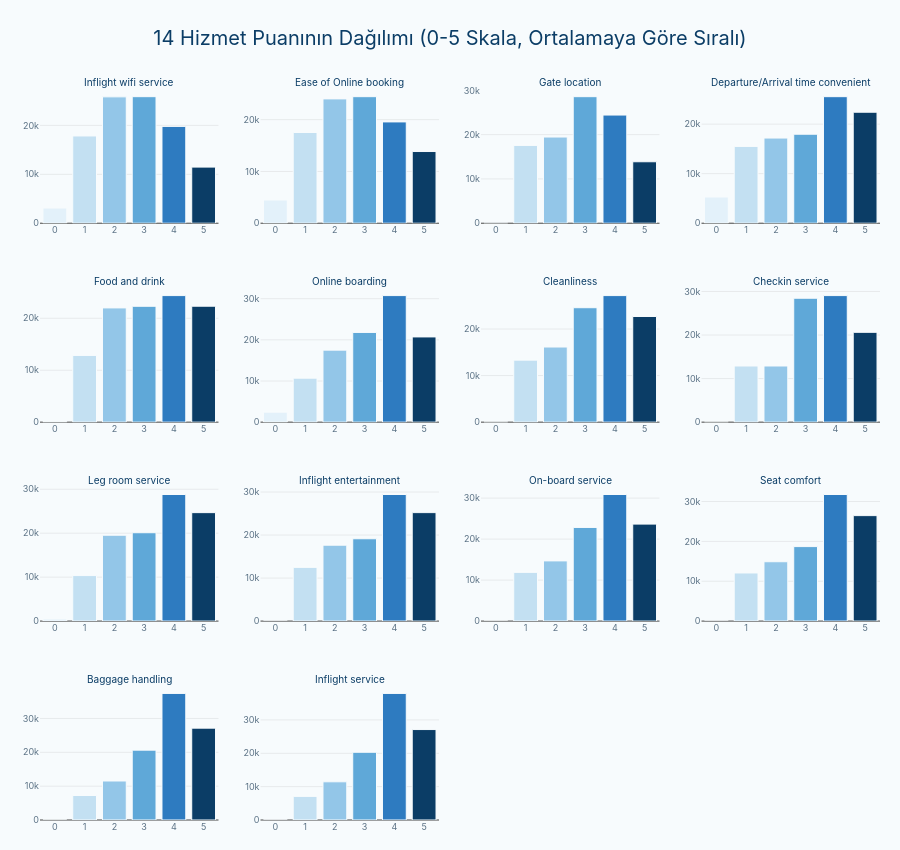

Here is the notebook cell this chart was saved with:
### Markdown cell above
<div class="aft-wrap">
  <style>
    .aft-wrap {
      font-family: -apple-system, "Segoe UI", Roboto, Helvetica, Arial, sans-serif;
      margin: 6px 0 18px;
    }
    .aft-concept {
      text-align: center;
      padding: 26px 24px;
      border-radius: 16px;
      background: linear-gradient(135deg, #0B3D66 0%, #1E6FB0 60%, #3E8FC4 100%);
      box-shadow: 0 10px 22px rgba(11,61,102,0.25);
      margin-bottom: 14px;
    }
    .aft-concept .aft-icon { font-size: 22px; vertical-align: middle; margin-right: 8px; }
    .aft-concept .aft-title {
      font-size: 21px;
      font-weight: 700;
      color: #ffffff;
      letter-spacing: 0.2px;
    }
    .aft-concept .aft-subtitle {
      margin-top: 8px;
      font-size: 13.5px;
      color: rgba(255,255,255,0.82);
    }
    .aft-card {
      padding: 20px 24px;
      border-radius: 14px;
      background: #F7FBFD;
      border-left: 4px solid #E8834F;
      box-shadow: 0 3px 10px rgba(11,61,102,0.08);
    }
    .aft-card p {
      margin: 0 0 12px;
      font-size: 14.5px;
      line-height: 1.7;
      color: #24425A;
    }
    .aft-card p:last-child { margin-bottom: 0; }
    .aft-card b { color: #0B3D66; }
    .aft-badge {
      display: inline-block;
      padding: 2px 10px;
      border-radius: 6px;
      font-size: 12.5px;
      font-weight: 600;
      font-family: "SFMono-Regular", Consolas, Menlo, monospace;
      color: #ffffff;
      background: #1E6FB0;
    }
  </style>

  <div class="aft-concept">
    <span class="aft-icon">🔧</span><span class="aft-title">Hizmet Puanları: 14 Boyutlu Bir Memnuniyet Haritası</span>
    <div class="aft-subtitle">Kategorik değişken analizini kapatmadan önce, henüz tek tek incelemediğimiz 14 hizmet puanı sütununa bakıyoruz</div>
  </div>

  <div class="aft-card">
    <p>
      Veri setinde <b>14 ayrı hizmet memnuniyet puanı</b> sütunu var —
      <span class="aft-badge">Inflight wifi service</span>,
      <span class="aft-badge">Online boarding</span>,
      <span class="aft-badge">Seat comfort</span>,
      <span class="aft-badge">Inflight entertainment</span> ve benzerleri. Her biri, yolcunun o
      hizmetten ne kadar memnun kaldığını <b>0-5 arası bir puanla</b> ifade ediyor
      (0 = değerlendirilmedi, 5 = mükemmel).
    </p>
    <p>
      Şu ana kadar bu sütunları tek tek incelemedik. Şimdi hepsini tek bir grid'de,
      <b>0-5 arasındaki puan dağılımlarını gösteren gruplandırılmış bir bar grafiğiyle</b>
      karşılaştıracağız — böylece hangi hizmetin genel olarak yüksek, hangisinin düşük puan
      aldığını tek bakışta görebileceğiz.
    </p>
    <p>
      Bu, kategorik/sıralı değişken analizini kapatan son adım; buradan çıkan ilk bulgular,
      birazdan yapacağımız bivariate analizde "hangi hizmet alanı memnuniyeti en çok
      etkiliyor?" sorusunu derinleştirmemiz için bir başlangıç noktası olacak.
    </p>
  </div>
</div>

### Code cell
# ============================================================
# 14 Hizmet Puanı Sütunu — Gruplandırılmış Bar Grafik (0-5 Dağılımı)
# En düşük ortalama puandan en yükseğe doğru sıralandı
# ============================================================
service_cols = [
    "Inflight wifi service", "Departure/Arrival time convenient", "Ease of Online booking",
    "Gate location", "Food and drink", "Online boarding", "Seat comfort",
    "Inflight entertainment", "On-board service", "Leg room service",
    "Baggage handling", "Checkin service", "Inflight service", "Cleanliness",
]
service_cols_sirali = df_train[service_cols].mean().sort_values().index.tolist()

# 0-5 puan skalası icin tek renkten (mavi) acikdan koyuya sıralı ordinal renk paleti
rating_colors = ["#E3F1FA", "#C3E0F2", "#93C6E8", "#5FA8D8", "#2E7BC0", "#0B3D66"]

fig_services = make_subplots(rows=4, cols=4, subplot_titles=service_cols_sirali, vertical_spacing=0.09, horizontal_spacing=0.05)

for i, col in enumerate(service_cols_sirali):
    row, col_pos = divmod(i, 4)
    counts = df_train[col].value_counts().reindex(range(6), fill_value=0)

    fig_services.add_trace(
        go.Bar(
            x=counts.index,
            y=counts.values,
            marker=dict(color=rating_colors, line=dict(color=AIRLINE_BG, width=1)),
            showlegend=False,
            hovertemplate=f"<b>{col}</b><br>Puan: %{{x}}<br>%{{y:,}} yolcu<extra></extra>",
        ),
        row=row + 1, col=col_pos + 1,
    )

fig_services.update_annotations(font=dict(family=AIRLINE_FONT, color=AIRLINE_INK, size=10))
fig_services.update_xaxes(dtick=1, tickfont=dict(size=9))
fig_services.update_yaxes(tickfont=dict(size=9))

fig_services.update_layout(
    template="airline",
    title=dict(text="14 Hizmet Puanının Dağılımı (0-5 Skala, Ortalamaya Göre Sıralı)"),
    height=850,
    margin=dict(t=90, b=30, l=40, r=20),
)

fig_services.show()

### Figure 1 — Plotly figure (JSON) as saved in the notebook; plotly's stock layout.template omitted (floating-point values rounded to 4 significant figures)
{"data": [{"hovertemplate": "<b>Inflight wifi service</b><br>Puan: %{x}<br>%{y:,} yolcu<extra></extra>", "marker": {"color": ["#E3F1FA", "#C3E0F2", "#93C6E8", "#5FA8D8", "#2E7BC0", "#0B3D66"], "line": {"color": "#F7FBFD", "width": 1}}, "showlegend": false, "type": "bar", "x": [0, 1, 2, 3, 4, 5], "xaxis": "x", "y": [3103, 17840, 25830, 25868, 19794, 11469], "yaxis": "y"}, {"hovertemplate": "<b>Ease of Online booking</b><br>Puan: %{x}<br>%{y:,} yolcu<extra></extra>", "marker": {"color": ["#E3F1FA", "#C3E0F2", "#93C6E8", "#5FA8D8", "#2E7BC0", "#0B3D66"], "line": {"color": "#F7FBFD", "width": 1}}, "showlegend": false, "type": "bar", "x": [0, 1, 2, 3, 4, 5], "xaxis": "x2", "y": [4487, 17525, 24021, 24449, 19571, 13851], "yaxis": "y2"}, {"hovertemplate": "<b>Gate location</b><br>Puan: %{x}<br>%{y:,} yolcu<extra></extra>", "marker": {"color": ["#E3F1FA", "#C3E0F2", "#93C6E8", "#5FA8D8", "#2E7BC0", "#0B3D66"], "line": {"color": "#F7FBFD", "width": 1}}, "showlegend": false, "type": "bar", "x": [0, 1, 2, 3, 4, 5], "xaxis": "x3", "y": [1, 17562, 19459, 28577, 24426, 13879], "yaxis": "y3"}, {"hovertemplate": "<b>Departure/Arrival time convenient</b><br>Puan: %{x}<br>%{y:,} yolcu<extra></extra>", "marker": {"color": ["#E3F1FA", "#C3E0F2", "#93C6E8", "#5FA8D8", "#2E7BC0", "#0B3D66"], "line": {"color": "#F7FBFD", "width": 1}}, "showlegend": false, "type": "bar", "x": [0, 1, 2, 3, 4, 5], "xaxis": "x4", "y": [5300, 15498, 17191, 17966, 25546, 22403], "yaxis": "y4"}, {"hovertemplate": "<b>Food and drink</b><br>Puan: %{x}<br>%{y:,} yolcu<extra></extra>", "marker": {"color": ["#E3F1FA", "#C3E0F2", "#93C6E8", "#5FA8D8", "#2E7BC0", "#0B3D66"], "line": {"color": "#F7FBFD", "width": 1}}, "showlegend": false, "type": "bar", "x": [0, 1, 2, 3, 4, 5], "xaxis": "x5", "y": [107, 12837, 21988, 22300, 24359, 22313], "yaxis": "y5"}, {"hovertemplate": "<b>Online boarding</b><br>Puan: %{x}<br>%{y:,} yolcu<extra></extra>", "marker": {"color": ["#E3F1FA", "#C3E0F2", "#93C6E8", "#5FA8D8", "#2E7BC0", "#0B3D66"], "line": {"color": "#F7FBFD", "width": 1}}, "showlegend": false, "type": "bar", "x": [0, 1, 2, 3, 4, 5], "xaxis": "x6", "y": [2428, 10692, 17505, 21804, 30762, 20713], "yaxis": "y6"}, {"hovertemplate": "<b>Cleanliness</b><br>Puan: %{x}<br>%{y:,} yolcu<extra></extra>", "marker": {"color": ["#E3F1FA", "#C3E0F2", "#93C6E8", "#5FA8D8", "#2E7BC0", "#0B3D66"], "line": {"color": "#F7FBFD", "width": 1}}, "showlegend": false, "type": "bar", "x": [0, 1, 2, 3, 4, 5], "xaxis": "x7", "y": [12, 13318, 16132, 24574, 27179, 22689], "yaxis": "y7"}, {"hovertemplate": "<b>Checkin service</b><br>Puan: %{x}<br>%{y:,} yolcu<extra></extra>", "marker": {"color": ["#E3F1FA", "#C3E0F2", "#93C6E8", "#5FA8D8", "#2E7BC0", "#0B3D66"], "line": {"color": "#F7FBFD", "width": 1}}, "showlegend": false, "type": "bar", "x": [0, 1, 2, 3, 4, 5], "xaxis": "x8", "y": [1, 12890, 12893, 28446, 29055, 20619], "yaxis": "y8"}, {"hovertemplate": "<b>Leg room service</b><br>Puan: %{x}<br>%{y:,} yolcu<extra></extra>", "marker": {"color": ["#E3F1FA", "#C3E0F2", "#93C6E8", "#5FA8D8", "#2E7BC0", "#0B3D66"], "line": {"color": "#F7FBFD", "width": 1}}, "showlegend": false, "type": "bar", "x": [0, 1, 2, 3, 4, 5], "xaxis": "x9", "y": [472, 10353, 19525, 20098, 28789, 24667], "yaxis": "y9"}, {"hovertemplate": "<b>Inflight entertainment</b><br>Puan: %{x}<br>%{y:,} yolcu<extra></extra>", "marker": {"color": ["#E3F1FA", "#C3E0F2", "#93C6E8", "#5FA8D8", "#2E7BC0", "#0B3D66"], "line": {"color": "#F7FBFD", "width": 1}}, "showlegend": false, "type": "bar", "x": [0, 1, 2, 3, 4, 5], "xaxis": "x10", "y": [14, 12478, 17637, 19139, 29423, 25213], "yaxis": "y10"}, {"hovertemplate": "<b>On-board service</b><br>Puan: %{x}<br>%{y:,} yolcu<extra></extra>", "marker": {"color": ["#E3F1FA", "#C3E0F2", "#93C6E8", "#5FA8D8", "#2E7BC0", "#0B3D66"], "line": {"color": "#F7FBFD", "width": 1}}, "showlegend": false, "type": "bar", "x": [0, 1, 2, 3, 4, 5], "xaxis": "x11", "y": [3, 11872, 14681, 22833, 30867, 23648], "yaxis": "y11"}, {"hovertemplate": "<b>Seat comfort</b><br>Puan: %{x}<br>%{y:,} yolcu<extra></extra>", "marker": {"color": ["#E3F1FA", "#C3E0F2", "#93C6E8", "#5FA8D8", "#2E7BC0", "#0B3D66"], "line": {"color": "#F7FBFD", "width": 1}}, "showlegend": false, "type": "bar", "x": [0, 1, 2, 3, 4, 5], "xaxis": "x12", "y": [1, 12075, 14897, 18696, 31765, 26470], "yaxis": "y12"}, {"hovertemplate": "<b>Baggage handling</b><br>Puan: %{x}<br>%{y:,} yolcu<extra></extra>", "marker": {"color": ["#E3F1FA", "#C3E0F2", "#93C6E8", "#5FA8D8", "#2E7BC0", "#0B3D66"], "line": {"color": "#F7FBFD", "width": 1}}, "showlegend": false, "type": "bar", "x": [0, 1, 2, 3, 4, 5], "xaxis": "x13", "y": [0, 7237, 11521, 20632, 37383, 27131], "yaxis": "y13"}, {"hovertemplate": "<b>Inflight service</b><br>Puan: %{x}<br>%{y:,} yolcu<extra></extra>", "marker": {"color": ["#E3F1FA", "#C3E0F2", "#93C6E8", "#5FA8D8", "#2E7BC0", "#0B3D66"], "line": {"color": "#F7FBFD", "width": 1}}, "showlegend": false, "type": "bar", "x": [0, 1, 2, 3, 4, 5], "xaxis": "x14", "y": [3, 7084, 11457, 20299, 37945, 27116], "yaxis": "y14"}], "layout": {"annotations": [{"font": {"color": "#0B3D66", "family": "-apple-system, Segoe UI, Roboto, Helvetica, Arial, sans-serif", "size": 10}, "showarrow": false, "text": "Inflight wifi service", "x": 0.1062, "xanchor": "center", "xref": "paper", "y": 1, "yanchor": "bottom", "yref": "paper"}, {"font": {"color": "#0B3D66", "family": "-apple-system, Segoe UI, Roboto, Helvetica, Arial, sans-serif", "size": 10}, "showarrow": false, "text": "Ease of Online booking", "x": 0.3688, "xanchor": "center", "xref": "paper", "y": 1, "yanchor": "bottom", "yref": "paper"}, {"font": {"color": "#0B3D66", "family": "-apple-system, Segoe UI, Roboto, Helvetica, Arial, sans-serif", "size": 10}, "showarrow": false, "text": "Gate location", "x": 0.6313, "xanchor": "center", "xref": "paper", "y": 1, "yanchor": "bottom", "yref": "paper"}, {"font": {"color": "#0B3D66", "family": "-apple-system, Segoe UI, Roboto, Helvetica, Arial, sans-serif", "size": 10}, "showarrow": false, "text": "Departure/Arrival time convenient", "x": 0.8938, "xanchor": "center", "xref": "paper", "y": 1, "yanchor": "bottom", "yref": "paper"}, {"font": {"color": "#0B3D66", "family": "-apple-system, Segoe UI, Roboto, Helvetica, Arial, sans-serif", "size": 10}, "showarrow": false, "text": "Food and drink", "x": 0.1062, "xanchor": "center", "xref": "paper", "y": 0.7275, "yanchor": "bottom", "yref": "paper"}, {"font": {"color": "#0B3D66", "family": "-apple-system, Segoe UI, Roboto, Helvetica, Arial, sans-serif", "size": 10}, "showarrow": false, "text": "Online boarding", "x": 0.3688, "xanchor": "center", "xref": "paper", "y": 0.7275, "yanchor": "bottom", "yref": "paper"}, {"font": {"color": "#0B3D66", "family": "-apple-system, Segoe UI, Roboto, Helvetica, Arial, sans-serif", "size": 10}, "showarrow": false, "text": "Cleanliness", "x": 0.6313, "xanchor": "center", "xref": "paper", "y": 0.7275, "yanchor": "bottom", "yref": "paper"}, {"font": {"color": "#0B3D66", "family": "-apple-system, Segoe UI, Roboto, Helvetica, Arial, sans-serif", "size": 10}, "showarrow": false, "text": "Checkin service", "x": 0.8938, "xanchor": "center", "xref": "paper", "y": 0.7275, "yanchor": "bottom", "yref": "paper"}, {"font": {"color": "#0B3D66", "family": "-apple-system, Segoe UI, Roboto, Helvetica, Arial, sans-serif", "size": 10}, "showarrow": false, "text": "Leg room service", "x": 0.1062, "xanchor": "center", "xref": "paper", "y": 0.455, "yanchor": "bottom", "yref": "paper"}, {"font": {"color": "#0B3D66", "family": "-apple-system, Segoe UI, Roboto, Helvetica, Arial, sans-serif", "size": 10}, "showarrow": false, "text": "Inflight entertainment", "x": 0.3688, "xanchor": "center", "xref": "paper", "y": 0.455, "yanchor": "bottom", "yref": "paper"}, {"font": {"color": "#0B3D66", "family": "-apple-system, Segoe UI, Roboto, Helvetica, Arial, sans-serif", "size": 10}, "showarrow": false, "text": "On-board service", "x": 0.6313, "xanchor": "center", "xref": "paper", "y": 0.455, "yanchor": "bottom", "yref": "paper"}, {"font": {"color": "#0B3D66", "family": "-apple-system, Segoe UI, Roboto, Helvetica, Arial, sans-serif", "size": 10}, "showarrow": false, "text": "Seat comfort", "x": 0.8938, "xanchor": "center", "xref": "paper", "y": 0.455, "yanchor": "bottom", "yref": "paper"}, {"font": {"color": "#0B3D66", "family": "-apple-system, Segoe UI, Roboto, Helvetica, Arial, sans-serif", "size": 10}, "showarrow": false, "text": "Baggage handling", "x": 0.1062, "xanchor": "center", "xref": "paper", "y": 0.1825, "yanchor": "bottom", "yref": "paper"}, {"font": {"color": "#0B3D66", "family": "-apple-system, Segoe UI, Roboto, Helvetica, Arial, sans-serif", "size": 10}, "showarrow": false, "text": "Inflight service", "x": 0.3688, "xanchor": "center", "xref": "paper", "y": 0.1825, "yanchor": "bottom", "yref": "paper"}], "height": 850, "margin": {"b": 30, "l": 40, "r": 20, "t": 90}, "title": {"text": "14 Hizmet Puanının Dağılımı (0-5 Skala, Ortalamaya Göre Sıralı)"}, "xaxis": {"anchor": "y", "domain": [0, 0.2125], "dtick": 1, "tickfont": {"size": 9}}, "xaxis10": {"anchor": "y10", "domain": [0.2625, 0.475], "dtick": 1, "tickfont": {"size": 9}}, "xaxis11": {"anchor": "y11", "domain": [0.525, 0.7375], "dtick": 1, "tickfont": {"size": 9}}, "xaxis12": {"anchor": "y12", "domain": [0.7875, 1], "dtick": 1, "tickfont": {"size": 9}}, "xaxis13": {"anchor": "y13", "domain": [0, 0.2125], "dtick": 1, "tickfont": {"size": 9}}, "xaxis14": {"anchor": "y14", "domain": [0.2625, 0.475], "dtick": 1, "tickfont": {"size": 9}}, "xaxis15": {"anchor": "y15", "domain": [0.525, 0.7375], "dtick": 1, "tickfont": {"size": 9}}, "xaxis16": {"anchor": "y16", "domain": [0.7875, 1], "dtick": 1, "tickfont": {"size": 9}}, "xaxis2": {"anchor": "y2", "domain": [0.2625, 0.475], "dtick": 1, "tickfont": {"size": 9}}, "xaxis3": {"anchor": "y3", "domain": [0.525, 0.7375], "dtick": 1, "tickfont": {"size": 9}}, "xaxis4": {"anchor": "y4", "domain": [0.7875, 1], "dtick": 1, "tickfont": {"size": 9}}, "xaxis5": {"anchor": "y5", "domain": [0, 0.2125], "dtick": 1, "tickfont": {"size": 9}}, "xaxis6": {"anchor": "y6", "domain": [0.2625, 0.475], "dtick": 1, "tickfont": {"size": 9}}, "xaxis7": {"anchor": "y7", "domain": [0.525, 0.7375], "dtick": 1, "tickfont": {"size": 9}}, "xaxis8": {"anchor": "y8", "domain": [0.7875, 1], "dtick": 1, "tickfont": {"size": 9}}, "xaxis9": {"anchor": "y9", "domain": [0, 0.2125], "dtick": 1, "tickfont": {"size": 9}}, "yaxis": {"anchor": "x", "domain": [0.8175, 1], "tickfont": {"size": 9}}, "yaxis10": {"anchor": "x10", "domain": [0.2725, 0.455], "tickfont": {"size": 9}}, "yaxis11": {"anchor": "x11", "domain": [0.2725, 0.455], "tickfont": {"size": 9}}, "yaxis12": {"anchor": "x12", "domain": [0.2725, 0.455], "tickfont": {"size": 9}}, "yaxis13": {"anchor": "x13", "domain": [0, 0.1825], "tickfont": {"size": 9}}, "yaxis14": {"anchor": "x14", "domain": [0, 0.1825], "tickfont": {"size": 9}}, "yaxis15": {"anchor": "x15", "domain": [0, 0.1825], "tickfont": {"size": 9}}, "yaxis16": {"anchor": "x16", "domain": [0, 0.1825], "tickfont": {"size": 9}}, "yaxis2": {"anchor": "x2", "domain": [0.8175, 1], "tickfont": {"size": 9}}, "yaxis3": {"anchor": "x3", "domain": [0.8175, 1], "tickfont": {"size": 9}}, "yaxis4": {"anchor": "x4", "domain": [0.8175, 1], "tickfont": {"size": 9}}, "yaxis5": {"anchor": "x5", "domain": [0.545, 0.7275], "tickfont": {"size": 9}}, "yaxis6": {"anchor": "x6", "domain": [0.545, 0.7275], "tickfont": {"size": 9}}, "yaxis7": {"anchor": "x7", "domain": [0.545, 0.7275], "tickfont": {"size": 9}}, "yaxis8": {"anchor": "x8", "domain": [0.545, 0.7275], "tickfont": {"size": 9}}, "yaxis9": {"anchor": "x9", "domain": [0.2725, 0.455], "tickfont": {"size": 9}}}}
